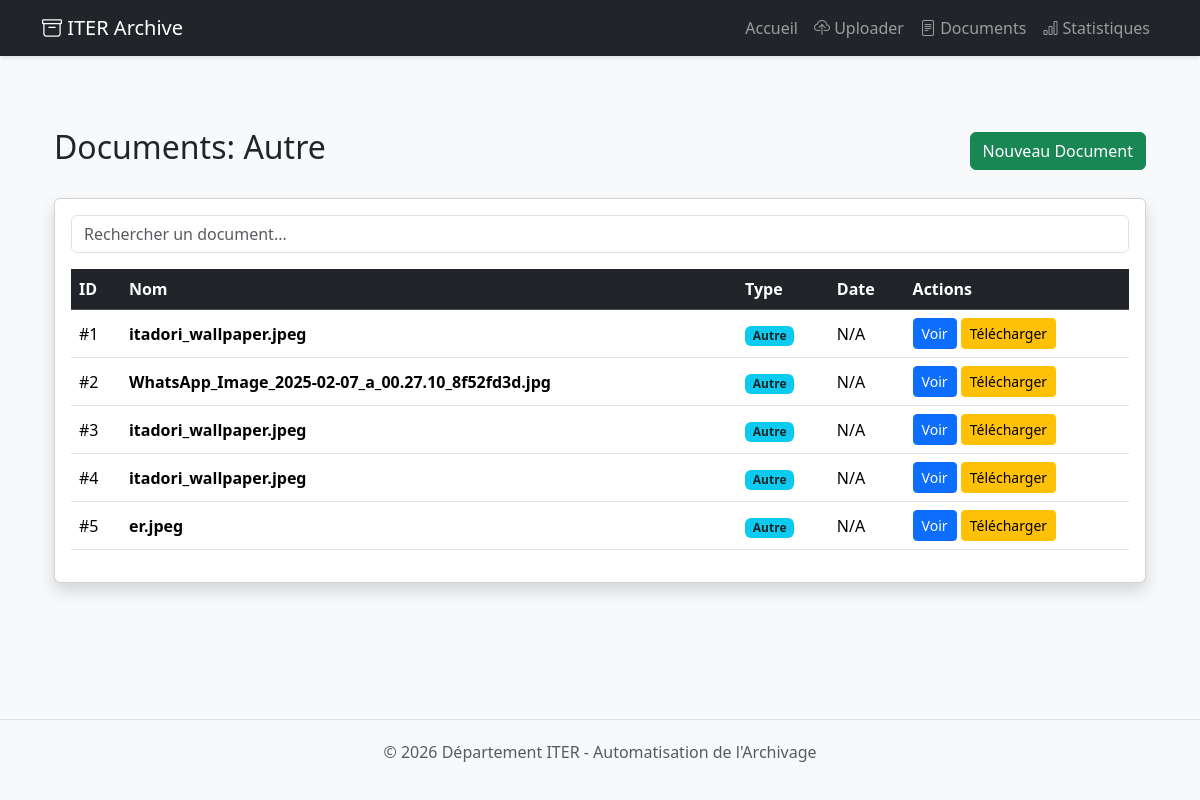
/documents/Autre, run on the app's committed database.
### tables this page shows
CREATE TABLE documents (
            id INTEGER PRIMARY KEY AUTOINCREMENT,
            filename TEXT NOT NULL,
            category TEXT NOT NULL,
            content TEXT,
            filepath TEXT NOT NULL
        );

### app.py (the view)
@app.route('/documents/<category>')
def documents_by_category(category):
    docs = get_documents_by_type(category)
    return render_template('documents.html', documents=docs, category=category)

### database.py (called while the page is built)
def get_documents_by_type(category):
    conn = sqlite3.connect(DB_NAME)
    cursor = conn.cursor()
    cursor.execute("SELECT * FROM documents WHERE category=?", (category,))
    docs = cursor.fetchall()
    conn.close()
    return docs

### templates/documents.html (shortened to what this page needs)
{% extends "base.html" %}
{% block content %}
<div class="container mt-5">
    <div class="d-flex justify-content-between align-items-center mb-4">
        <h2>
            {% if category %}
                Documents: {{ category }}
            {% else %}
                Tous les Documents Archivés
            {% endif %}
        </h2>
        <a href="{{ url_for('upload') }}" class="btn btn-success">
             Nouveau Document
        </a>
    </div>
    {% if documents %}
    <div class="card shadow">
        <div class="card-body">
            <input type="text" id="searchInput" class="form-control mb-3"
                   placeholder="Rechercher un document...">
            <div class="table-responsive">
                <table class="table table-hover align-middle" id="documentsTable">
                    <thead class="table-dark">
                        <tr>
                            <th>ID</th>
                            <th>Nom</th>
                            <th>Type</th>
                            <th>Date</th>
                            <th>Actions</th>
                        </tr>
                    </thead>
                    <tbody>
                        {% for doc in documents %}
                        <tr>
                            <td>#{{ doc[0] }}</td>
                            <td>
                                <strong>{{ doc[1] }}</strong>
                            </td>
                            <td>
                                <span class="badge bg-info text-dark">
                                    {{ doc[2] }}
                                </span>
                            </td>
                            <td>
                                {{ doc[5] if doc[5] else 'N/A' }}
                            </td>
                            <td>
                                <a href="{{ url_for('uploaded_file', filename=doc[1]) }}"
                                   target="_blank"
                                   class="btn btn-sm btn-primary">
                                   Voir
                                </a>
                                <a href="{{ url_for('uploaded_file', filename=doc[1]) }}"
                                   download
                                   class="btn btn-sm btn-warning">
                                   Télécharger
                                </a>
                            </td>
                        </tr>
                        {% endfor %}
                    </tbody>
                </table>
            </div>
        </div>
    </div>
    {% else %}
        <div class="alert alert-info">
            Aucun document trouvé.
        </div>
    {% endif %}
</div>
{% endblock %}

### templates/base.html (style rules this page uses)
body { display: flex; flex-direction: column; min-height: 100vh; }

### data on the page
documents: id "1", filename "itadori_wallpaper.jpeg", category "Autre", doc "N/A"
documents: id "2", filename "WhatsApp_Image_2025-02-07_a_00.27.10_8f52fd3d.jpg", category "Autre", doc "N/A"
documents: id "3", filename "itadori_wallpaper.jpeg", category "Autre", doc "N/A"
documents: id "4", filename "itadori_wallpaper.jpeg", category "Autre", doc "N/A"
documents: id "5", filename "er.jpeg", category "Autre", doc "N/A"

### other printed values
{{ category }} "Autre"
